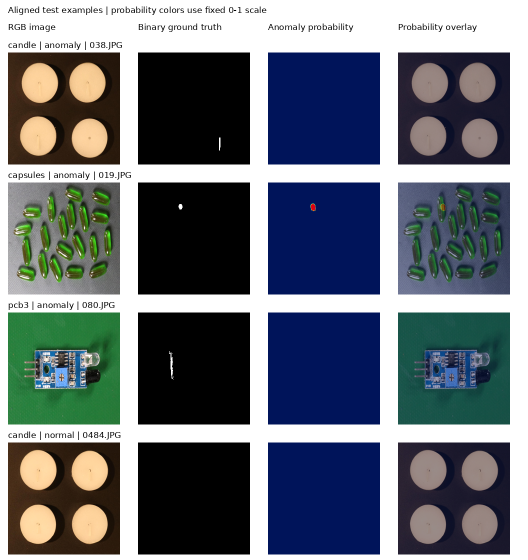
#> input picture repair_20261103/aligned_test_examples.png, 1056 x 1120 px (shown at 1/2 size)
$ python render.py ../repair_20261103/aligned_test_examples.png ../repair_20261103/aligned_test_examples.png 5
#> lines starting #> are read from the running program, lines starting #| are printed output that depends on the picture
#!/usr/bin/env python3
"""HTML → PNG（Chrome headless + 自动裁白）。用法: python3 render.py in.html out.png"""
import subprocess, sys
from pathlib import Path
from PIL import Image, ImageChops
CHROME = "/Applications/Google Chrome.app/Contents/MacOS/Google Chrome"
src, out = Path(sys.argv[1]), Path(sys.argv[2])
w = int(sys.argv[3]) if len(sys.argv) > 3 else 1540
subprocess.run([CHROME, "--headless=new", "--disable-gpu", "--hide-scrollbars",
                "--force-device-scale-factor=2", f"--window-size={w},6000",
                f"--screenshot={out}", src.resolve().as_uri()], check=True, capture_output=True)
#> (this line was passed over: subprocess is not available in this run)
im = Image.open(out).convert("RGB")
#> im is the input picture: PIL image 1056x1120 RGB; mean R, G, B 107.4, 114.2, 122.1
bg = Image.new("RGB", im.size, im.getpixel((2, 2)))
#> bg: PIL image 1056x1120 RGB; every value is 255
bbox = ImageChops.difference(im, bg).getbbox()
#> bbox = (16, 13, 1020, 1109)
if bbox:
    im.crop((0, 0, bbox[2], bbox[3])).save(out, optimize=True)
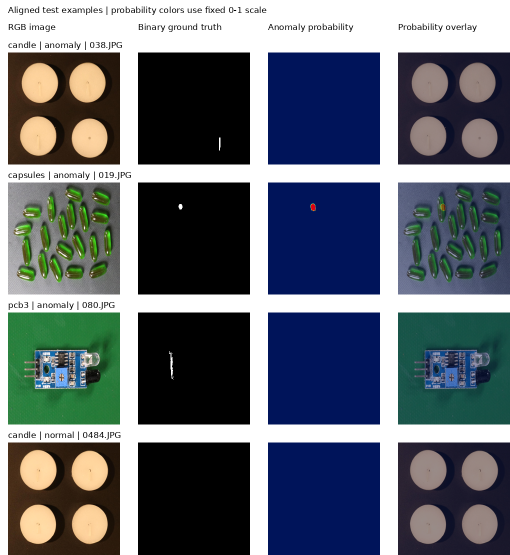
#> saved as aligned_test_examples.png: PIL image 1020x1109 RGB (shown at 1/2 size); mean R, G, B 100.7, 107.8, 116
print(out, Image.open(out).size)
